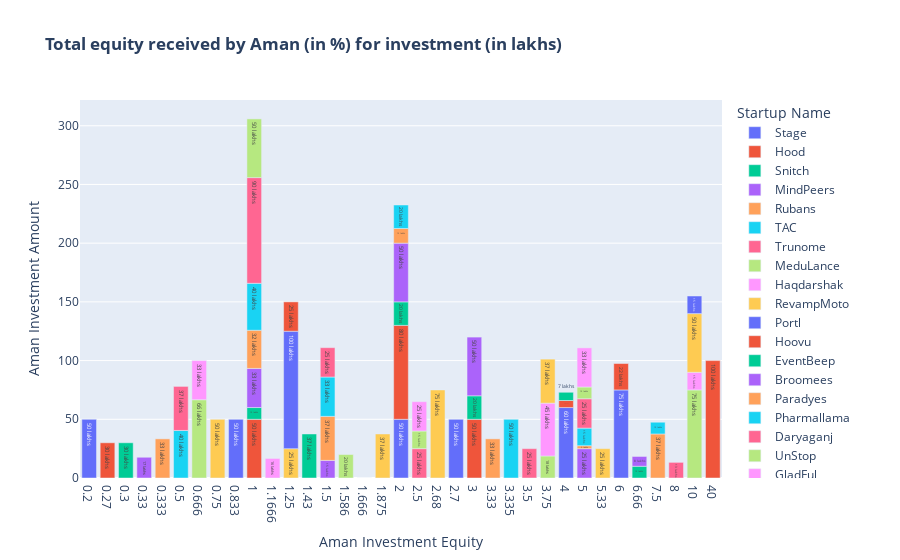

Notebook cell for this chart:
### Code cell
# Visualization Code
tmpdf = shark_tank.loc[shark_tank['Aman Investment Amount']>0] [["Startup Name","Aman Investment Amount","Aman Investment Equity"]].sort_values(by="Aman Investment Equity")
fig = px.bar(tmpdf, x="Aman Investment Equity", y='Aman Investment Amount', color="Startup Name", template='plotly', title="<b>Total equity received by Aman (in %) for investment (in lakhs)</b>", text=tmpdf['Aman Investment Amount'].map(int).map(str) + " lakhs")
fig.update_layout(dict(xaxis = dict(type="category")))
fig.show()

### Figure 1 — Plotly figure (JSON) as saved in the notebook; plotly's stock layout.template omitted (floating-point values rounded to 4 significant figures)
{"data": [{"alignmentgroup": "True", "hovertemplate": "Startup Name=Stage<br>Aman Investment Equity=%{x}<br>Aman Investment Amount=%{y}<br>text=%{text}<extra></extra>", "legendgroup": "Stage", "marker": {"color": "#636efa", "pattern": {"shape": ""}}, "name": "Stage", "offsetgroup": "Stage", "orientation": "v", "showlegend": true, "text": ["50 lakhs"], "textposition": "auto", "type": "bar", "x": [0.2], "xaxis": "x", "y": [50], "yaxis": "y"}, {"alignmentgroup": "True", "hovertemplate": "Startup Name=Hood<br>Aman Investment Equity=%{x}<br>Aman Investment Amount=%{y}<br>text=%{text}<extra></extra>", "legendgroup": "Hood", "marker": {"color": "#EF553B", "pattern": {"shape": ""}}, "name": "Hood", "offsetgroup": "Hood", "orientation": "v", "showlegend": true, "text": ["30 lakhs"], "textposition": "auto", "type": "bar", "x": [0.27], "xaxis": "x", "y": [30], "yaxis": "y"}, {"alignmentgroup": "True", "hovertemplate": "Startup Name=Snitch<br>Aman Investment Equity=%{x}<br>Aman Investment Amount=%{y}<br>text=%{text}<extra></extra>", "legendgroup": "Snitch", "marker": {"color": "#00cc96", "pattern": {"shape": ""}}, "name": "Snitch", "offsetgroup": "Snitch", "orientation": "v", "showlegend": true, "text": ["30 lakhs"], "textposition": "auto", "type": "bar", "x": [0.3], "xaxis": "x", "y": [30], "yaxis": "y"}, {"alignmentgroup": "True", "hovertemplate": "Startup Name=MindPeers<br>Aman Investment Equity=%{x}<br>Aman Investment Amount=%{y}<br>text=%{text}<extra></extra>", "legendgroup": "MindPeers", "marker": {"color": "#ab63fa", "pattern": {"shape": ""}}, "name": "MindPeers", "offsetgroup": "MindPeers", "orientation": "v", "showlegend": true, "text": ["17 lakhs"], "textposition": "auto", "type": "bar", "x": [0.33], "xaxis": "x", "y": [17.66], "yaxis": "y"}, {"alignmentgroup": "True", "hovertemplate": "Startup Name=Rubans<br>Aman Investment Equity=%{x}<br>Aman Investment Amount=%{y}<br>text=%{text}<extra></extra>", "legendgroup": "Rubans", "marker": {"color": "#FFA15A", "pattern": {"shape": ""}}, "name": "Rubans", "offsetgroup": "Rubans", "orientation": "v", "showlegend": true, "text": ["33 lakhs"], "textposition": "auto", "type": "bar", "x": [0.333], "xaxis": "x", "y": [33.33], "yaxis": "y"}, {"alignmentgroup": "True", "hovertemplate": "Startup Name=TAC<br>Aman Investment Equity=%{x}<br>Aman Investment Amount=%{y}<br>text=%{text}<extra></extra>", "legendgroup": "TAC", "marker": {"color": "#19d3f3", "pattern": {"shape": ""}}, "name": "TAC", "offsetgroup": "TAC", "orientation": "v", "showlegend": true, "text": ["40 lakhs"], "textposition": "auto", "type": "bar", "x": [0.5], "xaxis": "x", "y": [40.5], "yaxis": "y"}, {"alignmentgroup": "True", "hovertemplate": "Startup Name=Trunome<br>Aman Investment Equity=%{x}<br>Aman Investment Amount=%{y}<br>text=%{text}<extra></extra>", "legendgroup": "Trunome", "marker": {"color": "#FF6692", "pattern": {"shape": ""}}, "name": "Trunome", "offsetgroup": "Trunome", "orientation": "v", "showlegend": true, "text": ["37 lakhs"], "textposition": "auto", "type": "bar", "x": [0.5], "xaxis": "x", "y": [37.5], "yaxis": "y"}, {"alignmentgroup": "True", "hovertemplate": "Startup Name=MeduLance<br>Aman Investment Equity=%{x}<br>Aman Investment Amount=%{y}<br>text=%{text}<extra></extra>", "legendgroup": "MeduLance", "marker": {"color": "#B6E880", "pattern": {"shape": ""}}, "name": "MeduLance", "offsetgroup": "MeduLance", "orientation": "v", "showlegend": true, "text": ["66 lakhs"], "textposition": "auto", "type": "bar", "x": [0.666], "xaxis": "x", "y": [66.66], "yaxis": "y"}, {"alignmentgroup": "True", "hovertemplate": "Startup Name=Haqdarshak<br>Aman Investment Equity=%{x}<br>Aman Investment Amount=%{y}<br>text=%{text}<extra></extra>", "legendgroup": "Haqdarshak", "marker": {"color": "#FF97FF", "pattern": {"shape": ""}}, "name": "Haqdarshak", "offsetgroup": "Haqdarshak", "orientation": "v", "showlegend": true, "text": ["33 lakhs"], "textposition": "auto", "type": "bar", "x": [0.666], "xaxis": "x", "y": [33.33], "yaxis": "y"}, {"alignmentgroup": "True", "hovertemplate": "Startup Name=RevampMoto<br>Aman Investment Equity=%{x}<br>Aman Investment Amount=%{y}<br>text=%{text}<extra></extra>", "legendgroup": "RevampMoto", "marker": {"color": "#FECB52", "pattern": {"shape": ""}}, "name": "RevampMoto", "offsetgroup": "RevampMoto", "orientation": "v", "showlegend": true, "text": ["50 lakhs"], "textposition": "auto", "type": "bar", "x": [0.75], "xaxis": "x", "y": [50], "yaxis": "y"}, {"alignmentgroup": "True", "hovertemplate": "Startup Name=Portl<br>Aman Investment Equity=%{x}<br>Aman Investment Amount=%{y}<br>text=%{text}<extra></extra>", "legendgroup": "Portl", "marker": {"color": "#636efa", "pattern": {"shape": ""}}, "name": "Portl", "offsetgroup": "Portl", "orientation": "v", "showlegend": true, "text": ["50 lakhs"], "textposition": "auto", "type": "bar", "x": [0.833], "xaxis": "x", "y": [50], "yaxis": "y"}, {"alignmentgroup": "True", "hovertemplate": "Startup Name=Hoovu<br>Aman Investment Equity=%{x}<br>Aman Investment Amount=%{y}<br>text=%{text}<extra></extra>", "legendgroup": "Hoovu", "marker": {"color": "#EF553B", "pattern": {"shape": ""}}, "name": "Hoovu", "offsetgroup": "Hoovu", "orientation": "v", "showlegend": true, "text": ["50 lakhs"], "textposition": "auto", "type": "bar", "x": [1], "xaxis": "x", "y": [50], "yaxis": "y"}, {"alignmentgroup": "True", "hovertemplate": "Startup Name=EventBeep<br>Aman Investment Equity=%{x}<br>Aman Investment Amount=%{y}<br>text=%{text}<extra></extra>", "legendgroup": "EventBeep", "marker": {"color": "#00cc96", "pattern": {"shape": ""}}, "name": "EventBeep", "offsetgroup": "EventBeep", "orientation": "v", "showlegend": true, "text": ["10 lakhs"], "textposition": "auto", "type": "bar", "x": [1], "xaxis": "x", "y": [10], "yaxis": "y"}, {"alignmentgroup": "True", "hovertemplate": "Startup Name=Broomees<br>Aman Investment Equity=%{x}<br>Aman Investment Amount=%{y}<br>text=%{text}<extra></extra>", "legendgroup": "Broomees", "marker": {"color": "#ab63fa", "pattern": {"shape": ""}}, "name": "Broomees", "offsetgroup": "Broomees", "orientation": "v", "showlegend": true, "text": ["33 lakhs"], "textposition": "auto", "type": "bar", "x": [1], "xaxis": "x", "y": [33.33], "yaxis": "y"}, {"alignmentgroup": "True", "hovertemplate": "Startup Name=Paradyes<br>Aman Investment Equity=%{x}<br>Aman Investment Amount=%{y}<br>text=%{text}<extra></extra>", "legendgroup": "Paradyes", "marker": {"color": "#FFA15A", "pattern": {"shape": ""}}, "name": "Paradyes", "offsetgroup": "Paradyes", "orientation": "v", "showlegend": true, "text": ["32 lakhs"], "textposition": "auto", "type": "bar", "x": [1], "xaxis": "x", "y": [32.5], "yaxis": "y"}, {"alignmentgroup": "True", "hovertemplate": "Startup Name=Pharmallama<br>Aman Investment Equity=%{x}<br>Aman Investment Amount=%{y}<br>text=%{text}<extra></extra>", "legendgroup": "Pharmallama", "marker": {"color": "#19d3f3", "pattern": {"shape": ""}}, "name": "Pharmallama", "offsetgroup": "Pharmallama", "orientation": "v", "showlegend": true, "text": ["40 lakhs"], "textposition": "auto", "type": "bar", "x": [1], "xaxis": "x", "y": [40], "yaxis": "y"}, {"alignmentgroup": "True", "hovertemplate": "Startup Name=Daryaganj<br>Aman Investment Equity=%{x}<br>Aman Investment Amount=%{y}<br>text=%{text}<extra></extra>", "legendgroup": "Daryaganj", "marker": {"color": "#FF6692", "pattern": {"shape": ""}}, "name": "Daryaganj", "offsetgroup": "Daryaganj", "orientation": "v", "showlegend": true, "text": ["90 lakhs"], "textposition": "auto", "type": "bar", "x": [1], "xaxis": "x", "y": [90], "yaxis": "y"}, {"alignmentgroup": "True", "hovertemplate": "Startup Name=UnStop<br>Aman Investment Equity=%{x}<br>Aman Investment Amount=%{y}<br>text=%{text}<extra></extra>", "legendgroup": "UnStop", "marker": {"color": "#B6E880", "pattern": {"shape": ""}}, "name": "UnStop", "offsetgroup": "UnStop", "orientation": "v", "showlegend": true, "text": ["50 lakhs"], "textposition": "auto", "type": "bar", "x": [1], "xaxis": "x", "y": [50], "yaxis": "y"}, {"alignmentgroup": "True", "hovertemplate": "Startup Name=GladFul<br>Aman Investment Equity=%{x}<br>Aman Investment Amount=%{y}<br>text=%{text}<extra></extra>", "legendgroup": "GladFul", "marker": {"color": "#FF97FF", "pattern": {"shape": ""}}, "name": "GladFul", "offsetgroup": "GladFul", "orientation": "v", "showlegend": true, "text": ["16 lakhs"], "textposition": "auto", "type": "bar", "x": [1.167], "xaxis": "x", "y": [16.66], "yaxis": "y"}, {"alignmentgroup": "True", "hovertemplate": "Startup Name=ThePlatedProject<br>Aman Investment Equity=%{x}<br>Aman Investment Amount=%{y}<br>text=%{text}<extra></extra>", "legendgroup": "ThePlatedProject", "marker": {"color": "#FECB52", "pattern": {"shape": ""}}, "name": "ThePlatedProject", "offsetgroup": "ThePlatedProject", "orientation": "v", "showlegend": true, "text": ["25 lakhs"], "textposition": "auto", "type": "bar", "x": [1.25], "xaxis": "x", "y": [25], "yaxis": "y"}, {"alignmentgroup": "True", "hovertemplate": "Startup Name=Zoff<br>Aman Investment Equity=%{x}<br>Aman Investment Amount=%{y}<br>text=%{text}<extra></extra>", "legendgroup": "Zoff", "marker": {"color": "#636efa", "pattern": {"shape": ""}}, "name": "Zoff", "offsetgroup": "Zoff", "orientation": "v", "showlegend": true, "text": ["100 lakhs"], "textposition": "auto", "type": "bar", "x": [1.25], "xaxis": "x", "y": [100], "yaxis": "y"}, {"alignmentgroup": "True", "hovertemplate": "Startup Name=BeyondSnack<br>Aman Investment Equity=%{x}<br>Aman Investment Amount=%{y}<br>text=%{text}<extra></extra>", "legendgroup": "BeyondSnack", "marker": {"color": "#EF553B", "pattern": {"shape": ""}}, "name": "BeyondSnack", "offsetgroup": "BeyondSnack", "orientation": "v", "showlegend": true, "text": ["25 lakhs"], "textposition": "auto", "type": "bar", "x": [1.25], "xaxis": "x", "y": [25], "yaxis": "y"}, {"alignmentgroup": "True", "hovertemplate": "Startup Name=Bullspree<br>Aman Investment Equity=%{x}<br>Aman Investment Amount=%{y}<br>text=%{text}<extra></extra>", "legendgroup": "Bullspree", "marker": {"color": "#00cc96", "pattern": {"shape": ""}}, "name": "Bullspree", "offsetgroup": "Bullspree", "orientation": "v", "showlegend": true, "text": ["37 lakhs"], "textposition": "auto", "type": "bar", "x": [1.43], "xaxis": "x", "y": [37.5], "yaxis": "y"}, {"alignmentgroup": "True", "hovertemplate": "Startup Name=AtypicalAdvantage<br>Aman Investment Equity=%{x}<br>Aman Investment Amount=%{y}<br>text=%{text}<extra></extra>", "legendgroup": "AtypicalAdvantage", "marker": {"color": "#ab63fa", "pattern": {"shape": ""}}, "name": "AtypicalAdvantage", "offsetgroup": "AtypicalAdvantage", "orientation": "v", "showlegend": true, "text": ["15 lakhs"], "textposition": "auto", "type": "bar", "x": [1.5], "xaxis": "x", "y": [15], "yaxis": "y"}, {"alignmentgroup": "True", "hovertemplate": "Startup Name=Primebook<br>Aman Investment Equity=%{x}<br>Aman Investment Amount=%{y}<br>text=%{text}<extra></extra>", "legendgroup": "Primebook", "marker": {"color": "#FFA15A", "pattern": {"shape": ""}}, "name": "Primebook", "offsetgroup": "Primebook", "orientation": "v", "showlegend": true, "text": ["37 lakhs"], "textposition": "auto", "type": "bar", "x": [1.5], "xaxis": "x", "y": [37.5], "yaxis": "y"}, {"alignmentgroup": "True", "hovertemplate": "Startup Name=nawgati<br>Aman Investment Equity=%{x}<br>Aman Investment Amount=%{y}<br>text=%{text}<extra></extra>", "legendgroup": "nawgati", "marker": {"color": "#19d3f3", "pattern": {"shape": ""}}, "name": "nawgati", "offsetgroup": "nawgati", "orientation": "v", "showlegend": true, "text": ["33 lakhs"], "textposition": "auto", "type": "bar", "x": [1.5], "xaxis": "x", "y": [33.5], "yaxis": "y"}, {"alignmentgroup": "True", "hovertemplate": "Startup Name=Malaki<br>Aman Investment Equity=%{x}<br>Aman Investment Amount=%{y}<br>text=%{text}<extra></extra>", "legendgroup": "Malaki", "marker": {"color": "#FF6692", "pattern": {"shape": ""}}, "name": "Malaki", "offsetgroup": "Malaki", "orientation": "v", "showlegend": true, "text": ["25 lakhs"], "textposition": "auto", "type": "bar", "x": [1.5], "xaxis": "x", "y": [25], "yaxis": "y"}, {"alignmentgroup": "True", "hovertemplate": "Startup Name=What'sUpWellness<br>Aman Investment Equity=%{x}<br>Aman Investment Amount=%{y}<br>text=%{text}<extra></extra>", "legendgroup": "What'sUpWellness", "marker": {"color": "#B6E880", "pattern": {"shape": ""}}, "name": "What'sUpWellness", "offsetgroup": "What'sUpWellness", "orientation": "v", "showlegend": true, "text": ["20 lakhs"], "textposition": "auto", "type": "bar", "x": [1.586], "xaxis": "x", "y": [20], "yaxis": "y"}, {"alignmentgroup": "True", "hovertemplate": "Startup Name=Cocofit<br>Aman Investment Equity=%{x}<br>Aman Investment Amount=%{y}<br>text=%{text}<extra></extra>", "legendgroup": "Cocofit", "marker": {"color": "#FF97FF", "pattern": {"shape": ""}}, "name": "Cocofit", "offsetgroup": "Cocofit", "orientation": "v", "showlegend": true, "text": ["0 lakhs"], "textposition": "auto", "type": "bar", "x": [1.666], "xaxis": "x", "y": [1.6e-05], "yaxis": "y"}, {"alignmentgroup": "True", "hovertemplate": "Startup Name=HouseOfChikankari<br>Aman Investment Equity=%{x}<br>Aman Investment Amount=%{y}<br>text=%{text}<extra></extra>", "legendgroup": "HouseOfChikankari", "marker": {"color": "#FECB52", "pattern": {"shape": ""}}, "name": "HouseOfChikankari", "offsetgroup": "HouseOfChikankari", "orientation": "v", "showlegend": true, "text": ["37 lakhs"], "textposition": "auto", "type": "bar", "x": [1.875], "xaxis": "x", "y": [37.5], "yaxis": "y"}, {"alignmentgroup": "True", "hovertemplate": "Startup Name=GrowFitter<br>Aman Investment Equity=%{x}<br>Aman Investment Amount=%{y}<br>text=%{text}<extra></extra>", "legendgroup": "GrowFitter", "marker": {"color": "#636efa", "pattern": {"shape": ""}}, "name": "GrowFitter", "offsetgroup": "GrowFitter", "orientation": "v", "showlegend": true, "text": ["50 lakhs"], "textposition": "auto", "type": "bar", "x": [2], "xaxis": "x", "y": [50], "yaxis": "y"}, {"alignmentgroup": "True", "hovertemplate": "Startup Name=Wol3D<br>Aman Investment Equity=%{x}<br>Aman Investment Amount=%{y}<br>text=%{text}<extra></extra>", "legendgroup": "Wol3D", "marker": {"color": "#EF553B", "pattern": {"shape": ""}}, "name": "Wol3D", "offsetgroup": "Wol3D", "orientation": "v", "showlegend": true, "text": ["80 lakhs"], "textposition": "auto", "type": "bar", "x": [2], "xaxis": "x", "y": [80], "yaxis": "y"}, {"alignmentgroup": "True", "hovertemplate": "Startup Name=INACAN<br>Aman Investment Equity=%{x}<br>Aman Investment Amount=%{y}<br>text=%{text}<extra></extra>", "legendgroup": "INACAN", "marker": {"color": "#00cc96", "pattern": {"shape": ""}}, "name": "INACAN", "offsetgroup": "INACAN", "orientation": "v", "showlegend": true, "text": ["20 lakhs"], "textposition": "auto", "type": "bar", "x": [2], "xaxis": "x", "y": [20], "yaxis": "y"}, {"alignmentgroup": "True", "hovertemplate": "Startup Name=RaisingSuperstars<br>Aman Investment Equity=%{x}<br>Aman Investment Amount=%{y}<br>text=%{text}<extra></extra>", "legendgroup": "RaisingSuperstars", "marker": {"color": "#ab63fa", "pattern": {"shape": ""}}, "name": "RaisingSuperstars", "offsetgroup": "RaisingSuperstars", "orientation": "v", "showlegend": true, "text": ["50 lakhs"], "textposition": "auto", "type": "bar", "x": [2], "xaxis": "x", "y": [50], "yaxis": "y"}, {"alignmentgroup": "True", "hovertemplate": "Startup Name=TeaFit<br>Aman Investment Equity=%{x}<br>Aman Investment Amount=%{y}<br>text=%{text}<extra></extra>", "legendgroup": "TeaFit", "marker": {"color": "#FFA15A", "pattern": {"shape": ""}}, "name": "TeaFit", "offsetgroup": "TeaFit", "orientation": "v", "showlegend": true, "text": ["12 lakhs"], "textposition": "auto", "type": "bar", "x": [2], "xaxis": "x", "y": [12.5], "yaxis": "y"}, {"alignmentgroup": "True", "hovertemplate": "Startup Name=Sahayatha<br>Aman Investment Equity=%{x}<br>Aman Investment Amount=%{y}<br>text=%{text}<extra></extra>", "legendgroup": "Sahayatha", "marker": {"color": "#19d3f3", "pattern": {"shape": ""}}, "name": "Sahayatha", "offsetgroup": "Sahayatha", "orientation": "v", "showlegend": true, "text": ["20 lakhs"], "textposition": "auto", "type": "bar", "x": [2], "xaxis": "x", "y": [20], "yaxis": "y"}, {"alignmentgroup": "True", "hovertemplate": "Startup Name=TheHealthyBinge<br>Aman Investment Equity=%{x}<br>Aman Investment Amount=%{y}<br>text=%{text}<extra></extra>", "legendgroup": "TheHealthyBinge", "marker": {"color": "#FF6692", "pattern": {"shape": ""}}, "name": "TheHealthyBinge", "offsetgroup": "TheHealthyBinge", "orientation": "v", "showlegend": true, "text": ["25 lakhs"], "textposition": "auto", "type": "bar", "x": [2.5], "xaxis": "x", "y": [25], "yaxis": "y"}, {"alignmentgroup": "True", "hovertemplate": "Startup Name=WeSTOCK<br>Aman Investment Equity=%{x}<br>Aman Investment Amount=%{y}<br>text=%{text}<extra></extra>", "legendgroup": "WeSTOCK", "marker": {"color": "#B6E880", "pattern": {"shape": ""}}, "name": "WeSTOCK", "offsetgroup": "WeSTOCK", "orientation": "v", "showlegend": true, "text": ["15 lakhs"], "textposition": "auto", "type": "bar", "x": [2.5], "xaxis": "x", "y": [15], "yaxis": "y"}, {"alignmentgroup": "True", "hovertemplate": "Startup Name=TheYarnBazaar<br>Aman Investment Equity=%{x}<br>Aman Investment Amount=%{y}<br>text=%{text}<extra></extra>", "legendgroup": "TheYarnBazaar", "marker": {"color": "#FF97FF", "pattern": {"shape": ""}}, "name": "TheYarnBazaar", "offsetgroup": "TheYarnBazaar", "orientation": "v", "showlegend": true, "text": ["25 lakhs"], "textposition": "auto", "type": "bar", "x": [2.5], "xaxis": "x", "y": [25], "yaxis": "y"}, {"alignmentgroup": "True", "hovertemplate": "Startup Name=AyuRythm<br>Aman Investment Equity=%{x}<br>Aman Investment Amount=%{y}<br>text=%{text}<extra></extra>", "legendgroup": "AyuRythm", "marker": {"color": "#FECB52", "pattern": {"shape": ""}}, "name": "AyuRythm", "offsetgroup": "AyuRythm", "orientation": "v", "showlegend": true, "text": ["75 lakhs"], "textposition": "auto", "type": "bar", "x": [2.68], "xaxis": "x", "y": [75], "yaxis": "y"}, {"alignmentgroup": "True", "hovertemplate": "Startup Name=neuphony<br>Aman Investment Equity=%{x}<br>Aman Investment Amount=%{y}<br>text=%{text}<extra></extra>", "legendgroup": "neuphony", "marker": {"color": "#636efa", "pattern": {"shape": ""}}, "name": "neuphony", "offsetgroup": "neuphony", "orientation": "v", "showlegend": true, "text": ["50 lakhs"], "textposition": "auto", "type": "bar", "x": [2.7], "xaxis": "x", "y": [50], "yaxis": "y"}, {"alignmentgroup": "True", "hovertemplate": "Startup Name=TheRenalProject<br>Aman Investment Equity=%{x}<br>Aman Investment Amount=%{y}<br>text=%{text}<extra></extra>", "legendgroup": "TheRenalProject", "marker": {"color": "#EF553B", "pattern": {"shape": ""}}, "name": "TheRenalProject", "offsetgroup": "TheRenalProject", "orientation": "v", "showlegend": true, "text": ["50 lakhs"], "textposition": "auto", "type": "bar", "x": [3], "xaxis": "x", "y": [50], "yaxis": "y"}, {"alignmentgroup": "True", "hovertemplate": "Startup Name=SkippiIcePops<br>Aman Investment Equity=%{x}<br>Aman Investment Amount=%{y}<br>text=%{text}<extra></extra>", "legendgroup": "SkippiIcePops", "marker": {"color": "#00cc96", "pattern": {"shape": ""}}, "name": "SkippiIcePops", "offsetgroup": "SkippiIcePops", "orientation": "v", "showlegend": true, "text": ["20 lakhs"], "textposition": "auto", "type": "bar", "x": [3], "xaxis": "x", "y": [20], "yaxis": "y"}, {"alignmentgroup": "True", "hovertemplate": "Startup Name=BlueTea<br>Aman Investment Equity=%{x}<br>Aman Investment Amount=%{y}<br>text=%{text}<extra></extra>", "legendgroup": "BlueTea", "marker": {"color": "#ab63fa", "pattern": {"shape": ""}}, "name": "BlueTea", "offsetgroup": "BlueTea", "orientation": "v", "showlegend": true, "text": ["50 lakhs"], "textposition": "auto", "type": "bar", "x": [3], "xaxis": "x", "y": [50], "yaxis": "y"}, {"alignmentgroup": "True", "hovertemplate": "Startup Name=Geeani<br>Aman Investment Equity=%{x}<br>Aman Investment Amount=%{y}<br>text=%{text}<extra></extra>", "legendgroup": "Geeani", "marker": {"color": "#FFA15A", "pattern": {"shape": ""}}, "name": "Geeani", "offsetgroup": "Geeani", "orientation": "v", "showlegend": true, "text": ["33 lakhs"], "textposition": "auto", "type": "bar", "x": [3.33], "xaxis": "x", "y": [33.33], "yaxis": "y"}, {"alignmentgroup": "True", "hovertemplate": "Startup Name=GearHeadMotors<br>Aman Investment Equity=%{x}<br>Aman Investment Amount=%{y}<br>text=%{text}<extra></extra>", "legendgroup": "GearHeadMotors", "marker": {"color": "#19d3f3", "pattern": {"shape": ""}}, "name": "GearHeadMotors", "offsetgroup": "GearHeadMotors", "orientation": "v", "showlegend": true, "text": ["50 lakhs"], "textposition": "auto", "type": "bar", "x": [3.335], "xaxis": "x", "y": [50], "yaxis": "y"}, {"alignmentgroup": "True", "hovertemplate": "Startup Name=Altor<br>Aman Investment Equity=%{x}<br>Aman Investment Amount=%{y}<br>text=%{text}<extra></extra>", "legendgroup": "Altor", "marker": {"color": "#FF6692", "pattern": {"shape": ""}}, "name": "Altor", "offsetgroup": "Altor", "orientation": "v", "showlegend": true, "text": ["25 lakhs"], "textposition": "auto", "type": "bar", "x": [3.5], "xaxis": "x", "y": [25], "yaxis": "y"}, {"alignmentgroup": "True", "hovertemplate": "Startup Name=InsideFPV<br>Aman Investment Equity=%{x}<br>Aman Investment Amount=%{y}<br>text=%{text}<extra></extra>", "legendgroup": "InsideFPV", "marker": {"color": "#B6E880", "pattern": {"shape": ""}}, "name": "InsideFPV", "offsetgroup": "InsideFPV", "orientation": "v", "showlegend": true, "text": ["18 lakhs"], "textposition": "auto", "type": "bar", "x": [3.75], "xaxis": "x", "y": [18.75], "yaxis": "y"}, {"alignmentgroup": "True", "hovertemplate": "Startup Name=FastBeetle<br>Aman Investment Equity=%{x}<br>Aman Investment Amount=%{y}<br>text=%{text}<extra></extra>", "legendgroup": "FastBeetle", "marker": {"color": "#FF97FF", "pattern": {"shape": ""}}, "name": "FastBeetle", "offsetgroup": "FastBeetle", "orientation": "v", "showlegend": true, "text": ["45 lakhs"], "textposition": "auto", "type": "bar", "x": [3.75], "xaxis": "x", "y": [45], "yaxis": "y"}, {"alignmentgroup": "True", "hovertemplate": "Startup Name=Bummer<br>Aman Investment Equity=%{x}<br>Aman Investment Amount=%{y}<br>text=%{text}<extra></extra>", "legendgroup": "Bummer", "marker": {"color": "#FECB52", "pattern": {"shape": ""}}, "name": "Bummer", "offsetgroup": "Bummer", "orientation": "v", "showlegend": true, "text": ["37 lakhs"], "textposition": "auto", "type": "bar", "x": [3.75], "xaxis": "x", "y": [37.5], "yaxis": "y"}, {"alignmentgroup": "True", "hovertemplate": "Startup Name=GharSoaps<br>Aman Investment Equity=%{x}<br>Aman Investment Amount=%{y}<br>text=%{text}<extra></extra>", "legendgroup": "GharSoaps", "marker": {"color": "#636efa", "pattern": {"shape": ""}}, "name": "GharSoaps", "offsetgroup": "GharSoaps", "orientation": "v", "showlegend": true, "text": ["60 lakhs"], "textposition": "auto", "type": "bar", "x": [4], "xaxis": "x", "y": [60], "yaxis": "y"}, {"alignmentgroup": "True", "hovertemplate": "Startup Name=Mahantam<br>Aman Investment Equity=%{x}<br>Aman Investment Amount=%{y}<br>text=%{text}<extra></extra>", "legendgroup": "Mahantam", "marker": {"color": "#EF553B", "pattern": {"shape": ""}}, "name": "Mahantam", "offsetgroup": "Mahantam", "orientation": "v", "showlegend": true, "text": ["6 lakhs"], "textposition": "auto", "type": "bar", "x": [4], "xaxis": "x", "y": [6], "yaxis": "y"}, {"alignmentgroup": "True", "hovertemplate": "Startup Name=SneaKare<br>Aman Investment Equity=%{x}<br>Aman Investment Amount=%{y}<br>text=%{text}<extra></extra>", "legendgroup": "SneaKare", "marker": {"color": "#00cc96", "pattern": {"shape": ""}}, "name": "SneaKare", "offsetgroup": "SneaKare", "orientation": "v", "showlegend": true, "text": ["7 lakhs"], "textposition": "auto", "type": "bar", "x": [4], "xaxis": "x", "y": [7], "yaxis": "y"}, {"alignmentgroup": "True", "hovertemplate": "Startup Name=Ariro<br>Aman Investment Equity=%{x}<br>Aman Investment Amount=%{y}<br>text=%{text}<extra></extra>", "legendgroup": "Ariro", "marker": {"color": "#ab63fa", "pattern": {"shape": ""}}, "name": "Ariro", "offsetgroup": "Ariro", "orientation": "v", "showlegend": true, "text": ["25 lakhs"], "textposition": "auto", "type": "bar", "x": [5], "xaxis": "x", "y": [25], "yaxis": "y"}, {"alignmentgroup": "True", "hovertemplate": "Startup Name=Kavach<br>Aman Investment Equity=%{x}<br>Aman Investment Amount=%{y}<br>text=%{text}<extra></extra>", "legendgroup": "Kavach", "marker": {"color": "#FFA15A", "pattern": {"shape": ""}}, "name": "Kavach", "offsetgroup": "Kavach", "orientation": "v", "showlegend": true, "text": ["2 lakhs"], "textposition": "auto", "type": "bar", "x": [5], "xaxis": "x", "y": [2.5], "yaxis": "y"}, {"alignmentgroup": "True", "hovertemplate": "Startup Name=TheSimplySalad<br>Aman Investment Equity=%{x}<br>Aman Investment Amount=%{y}<br>text=%{text}<extra></extra>", "legendgroup": "TheSimplySalad", "marker": {"color": "#19d3f3", "pattern": {"shape": ""}}, "name": "TheSimplySalad", "offsetgroup": "TheSimplySalad", "orientation": "v", "showlegend": true, "text": ["15 lakhs"], "textposition": "auto", "type": "bar", "x": [5], "xaxis": "x", "y": [15], "yaxis": "y"}, {"alignmentgroup": "True", "hovertemplate": "Startup Name=VeryMuchIndian<br>Aman Investment Equity=%{x}<br>Aman Investment Amount=%{y}<br>text=%{text}<extra></extra>", "legendgroup": "VeryMuchIndian", "marker": {"color": "#FF6692", "pattern": {"shape": ""}}, "name": "VeryMuchIndian", "offsetgroup": "VeryMuchIndian", "orientation": "v", "showlegend": true, "text": ["25 lakhs"], "textposition": "auto", "type": "bar", "x": [5], "xaxis": "x", "y": [25], "yaxis": "y"}, {"alignmentgroup": "True", "hovertemplate": "Startup Name=FindYourKicksIndia<br>Aman Investment Equity=%{x}<br>Aman Investment Amount=%{y}<br>text=%{text}<extra></extra>", "legendgroup": "FindYourKicksIndia", "marker": {"color": "#B6E880", "pattern": {"shape": ""}}, "name": "FindYourKicksIndia", "offsetgroup": "FindYourKicksIndia", "orientation": "v", "showlegend": true, "text": ["10 lakhs"], "textposition": "auto", "type": "bar", "x": [5], "xaxis": "x", "y": [10], "yaxis": "y"}, {"alignmentgroup": "True", "hovertemplate": "Startup Name=Get-A-Whey<br>Aman Investment Equity=%{x}<br>Aman Investment Amount=%{y}<br>text=%{text}<extra></extra>", "legendgroup": "Get-A-Whey", "marker": {"color": "#FF97FF", "pattern": {"shape": ""}}, "name": "Get-A-Whey", "offsetgroup": "Get-A-Whey", "orientation": "v", "showlegend": true, "text": ["33 lakhs"], "textposition": "auto", "type": "bar", "x": [5], "xaxis": "x", "y": [33.33], "yaxis": "y"}, {"alignmentgroup": "True", "hovertemplate": "Startup Name=BluePineFoods<br>Aman Investment Equity=%{x}<br>Aman Investment Amount=%{y}<br>text=%{text}<extra></extra>", "legendgroup": "BluePineFoods", "marker": {"color": "#FECB52", "pattern": {"shape": ""}}, "name": "BluePineFoods", "offsetgroup": "BluePineFoods", "orientation": "v", "showlegend": true, "text": ["25 lakhs"], "textposition": "auto", "type": "bar", "x": [5.33], "xaxis": "x", "y": [25], "yaxis": "y"}, {"alignmentgroup": "True", "hovertemplate": "Startup Name=Peeschute<br>Aman Investment Equity=%{x}<br>Aman Investment Amount=%{y}<br>text=%{text}<extra></extra>", "legendgroup": "Peeschute", "marker": {"color": "#636efa", "pattern": {"shape": ""}}, "name": "Peeschute", "offsetgroup": "Peeschute", "orientation": "v", "showlegend": true, "text": ["75 lakhs"], "textposition": "auto", "type": "bar", "x": [6], "xaxis": "x", "y": [75], "yaxis": "y"}, {"alignmentgroup": "True", "hovertemplate": "Startup Name=Let'sTry<br>Aman Investment Equity=%{x}<br>Aman Investment Amount=%{y}<br>text=%{text}<extra></extra>", "legendgroup": "Let'sTry", "marker": {"color": "#EF553B", "pattern": {"shape": ""}}, "name": "Let'sTry", "offsetgroup": "Let'sTry", "orientation": "v", "showlegend": true, "text": ["22 lakhs"], "textposition": "auto", "type": "bar", "x": [6], "xaxis": "x", "y": [22.5], "yaxis": "y"}, {"alignmentgroup": "True", "hovertemplate": "Startup Name=Meatyour<br>Aman Investment Equity=%{x}<br>Aman Investment Amount=%{y}<br>text=%{text}<extra></extra>", "legendgroup": "Meatyour", "marker": {"color": "#00cc96", "pattern": {"shape": ""}}, "name": "Meatyour", "offsetgroup": "Meatyour", "orientation": "v", "showlegend": true, "text": ["10 lakhs"], "textposition": "auto", "type": "bar", "x": [6.66], "xaxis": "x", "y": [10], "yaxis": "y"}, {"alignmentgroup": "True", "hovertemplate": "Startup Name=Nuutjob<br>Aman Investment Equity=%{x}<br>Aman Investment Amount=%{y}<br>text=%{text}<extra></extra>", "legendgroup": "Nuutjob", "marker": {"color": "#ab63fa", "pattern": {"shape": ""}}, "name": "Nuutjob", "offsetgroup": "Nuutjob", "orientation": "v", "showlegend": true, "text": ["8 lakhs"], "textposition": "auto", "type": "bar", "x": [6.66], "xaxis": "x", "y": [8.33], "yaxis": "y"}, {"alignmentgroup": "True", "hovertemplate": "Startup Name=BeyondWater<br>Aman Investment Equity=%{x}<br>Aman Investment Amount=%{y}<br>text=%{text}<extra></extra>", "legendgroup": "BeyondWater", "marker": {"color": "#FFA15A", "pattern": {"shape": ""}}, "name": "BeyondWater", "offsetgroup": "BeyondWater", "orientation": "v", "showlegend": true, "text": ["37 lakhs"], "textposition": "auto", "type": "bar", "x": [7.5], "xaxis": "x", "y": [37.5], "yaxis": "y"}, {"alignmentgroup": "True", "hovertemplate": "Startup Name=JainShikanji<br>Aman Investment Equity=%{x}<br>Aman Investment Amount=%{y}<br>text=%{text}<extra></extra>", "legendgroup": "JainShikanji", "marker": {"color": "#19d3f3", "pattern": {"shape": ""}}, "name": "JainShikanji", "offsetgroup": "JainShikanji", "orientation": "v", "showlegend": true, "text": ["10 lakhs"], "textposition": "auto", "type": "bar", "x": [7.5], "xaxis": "x", "y": [10], "yaxis": "y"}, {"alignmentgroup": "True", "hovertemplate": "Startup Name=LOKA<br>Aman Investment Equity=%{x}<br>Aman Investment Amount=%{y}<br>text=%{text}<extra></extra>", "legendgroup": "LOKA", "marker": {"color": "#FF6692", "pattern": {"shape": ""}}, "name": "LOKA", "offsetgroup": "LOKA", "orientation": "v", "showlegend": true, "text": ["13 lakhs"], "textposition": "auto", "type": "bar", "x": [8], "xaxis": "x", "y": [13.33], "yaxis": "y"}, {"alignmentgroup": "True", "hovertemplate": "Startup Name=Manetain<br>Aman Investment Equity=%{x}<br>Aman Investment Amount=%{y}<br>text=%{text}<extra></extra>", "legendgroup": "Manetain", "marker": {"color": "#B6E880", "pattern": {"shape": ""}}, "name": "Manetain", "offsetgroup": "Manetain", "orientation": "v", "showlegend": true, "text": ["75 lakhs"], "textposition": "auto", "type": "bar", "x": [10], "xaxis": "x", "y": [75], "yaxis": "y"}, {"alignmentgroup": "True", "hovertemplate": "Startup Name=Farda<br>Aman Investment Equity=%{x}<br>Aman Investment Amount=%{y}<br>text=%{text}<extra></extra>", "legendgroup": "Farda", "marker": {"color": "#FF97FF", "pattern": {"shape": ""}}, "name": "Farda", "offsetgroup": "Farda", "orientation": "v", "showlegend": true, "text": ["15 lakhs"], "textposition": "auto", "type": "bar", "x": [10], "xaxis": "x", "y": [15], "yaxis": "y"}, {"alignmentgroup": "True", "hovertemplate": "Startup Name=NamhyaFoods<br>Aman Investment Equity=%{x}<br>Aman Investment Amount=%{y}<br>text=%{text}<extra></extra>", "legendgroup": "NamhyaFoods", "marker": {"color": "#FECB52", "pattern": {"shape": ""}}, "name": "NamhyaFoods", "offsetgroup": "NamhyaFoods", "orientation": "v", "showlegend": true, "text": ["50 lakhs"], "textposition": "auto", "type": "bar", "x": [10], "xaxis": "x", "y": [50], "yaxis": "y"}, {"alignmentgroup": "True", "hovertemplate": "Startup Name=Dabble<br>Aman Investment Equity=%{x}<br>Aman Investment Amount=%{y}<br>text=%{text}<extra></extra>", "legendgroup": "Dabble", "marker": {"color": "#636efa", "pattern": {"shape": ""}}, "name": "Dabble", "offsetgroup": "Dabble", "orientation": "v", "showlegend": true, "text": ["15 lakhs"], "textposition": "auto", "type": "bar", "x": [10], "xaxis": "x", "y": [15], "yaxis": "y"}, {"alignmentgroup": "True", "hovertemplate": "Startup Name=HammerLifestyle<br>Aman Investment Equity=%{x}<br>Aman Investment Amount=%{y}<br>text=%{text}<extra></extra>", "legendgroup": "HammerLifestyle", "marker": {"color": "#EF553B", "pattern": {"shape": ""}}, "name": "HammerLifestyle", "offsetgroup": "HammerLifestyle", "orientation": "v", "showlegend": true, "text": ["100 lakhs"], "textposition": "auto", "type": "bar", "x": [40], "xaxis": "x", "y": [100], "yaxis": "y"}], "layout": {"barmode": "relative", "legend": {"title": {"text": "Startup Name"}, "tracegroupgap": 0}, "title": {"text": "<b>Total equity received by Aman (in %) for investment (in lakhs)</b>"}, "xaxis": {"anchor": "y", "domain": [0, 1], "title": {"text": "Aman Investment Equity"}, "type": "category"}, "yaxis": {"anchor": "x", "domain": [0, 1], "title": {"text": "Aman Investment Amount"}}}}
